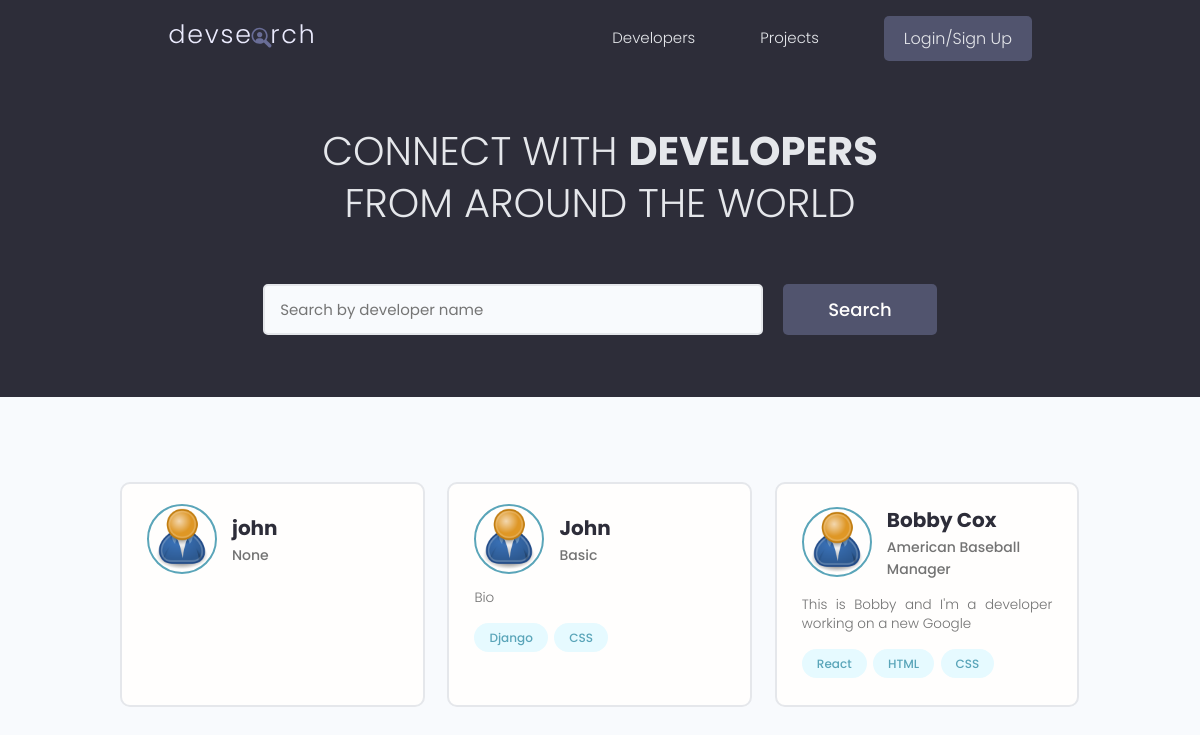
The app's page /, older data.
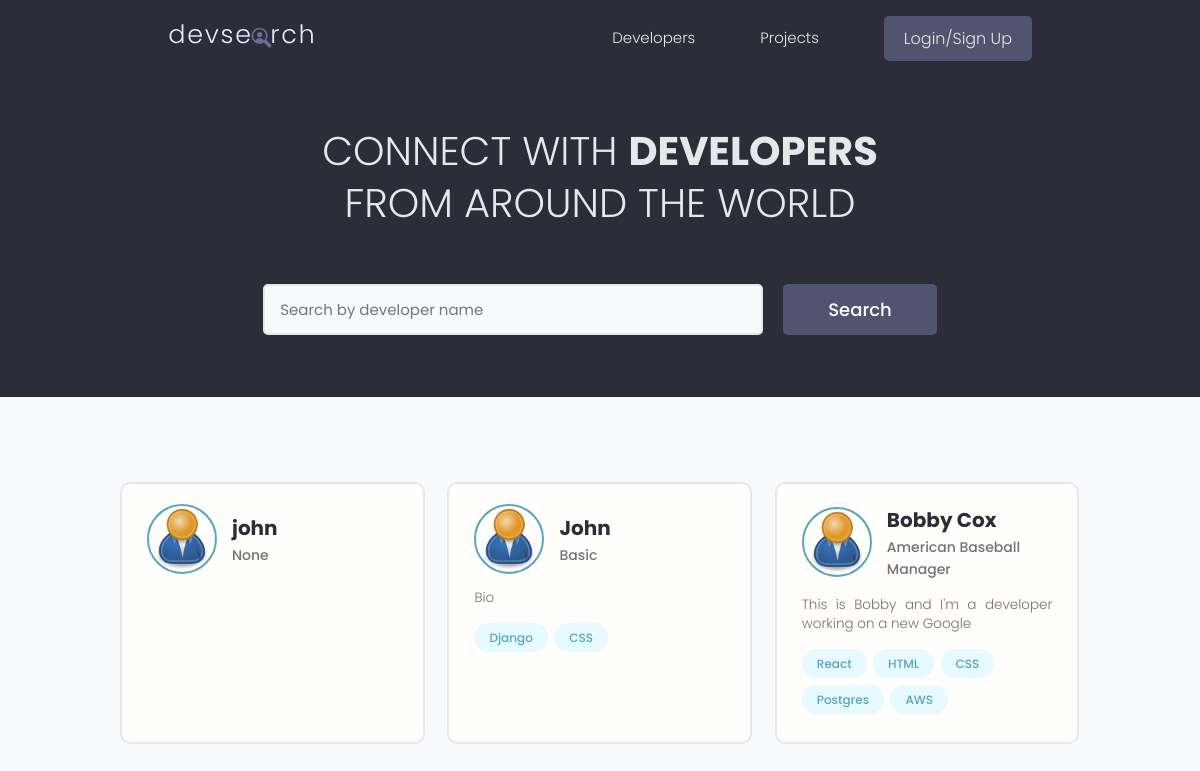
The same page, newer data.
### users/models.py (models this page shows, shortened)
class Profile(models.Model):
    user = models.OneToOneField(User, on_delete=models.CASCADE, null=True, blank=True)
    name = models.CharField(max_length=200, blank=True, null=True)
    email = models.EmailField(max_length=500, blank=True, null=True)
    username = models.CharField(max_length=200, blank=True, null=True)
    location = models.CharField(max_length=200, blank=True, null=True)
    short_intro = models.CharField(max_length=200, blank=True, null=True)
    bio = models.TextField(blank=True, null=True)
    profile_image = models.ImageField(null=True, blank=True, upload_to='profiles/', default="profiles/user-default.png")
    social_github = models.CharField(max_length=200, blank=True, null=True)
    social_twitter = models.CharField(max_length=200, blank=True, null=True)
    social_linkedin = models.CharField(max_length=200, blank=True, null=True)
    social_youtube = models.CharField(max_length=200, blank=True, null=True)
    social_website = models.CharField(max_length=200, blank=True, null=True)
    created = models.DateTimeField(auto_now_add=True)
    id = models.UUIDField(default=uuid.uuid4, unique=True, primary_key=True, editable=False)

class Skill(models.Model):
    owner = models.ForeignKey(Profile, on_delete=models.CASCADE, null=True, blank=True)
    name = models.CharField(max_length=200, blank=True, null=True)
    description = models.TextField(null=True, blank=True)
    created = models.DateTimeField(auto_now_add=True)
    id = models.UUIDField(default=uuid.uuid4, unique=True, primary_key=True, editable=False)
    def __str__(self):
        return str(self.name)

### users/views.py (the view)
# urls.py: path('', views.profiles, name="profiles"),
def profiles(request):
    profiles, search_query = searchProfiles(request)
    custom_range, profiles = paginateProfiles(request, profiles, 3)
    context = {'profiles': profiles, 'search_query': search_query, 'custom_range': custom_range}
    return render(request, 'users/profiles.html', context)

### users/utils.py (called while the page is built)
def paginateProfiles(request, profiles, results):
    page = request.GET.get('page')
    paginator = Paginator(profiles, results)
    try:
        profiles = paginator.page(page)
    except PageNotAnInteger:
        page = 1
        profiles = paginator.page(page)
    except EmptyPage:
        page = paginator.num_pages
        profiles = paginator.page(page)
    leftIndex = (int(page) - 4)
    if leftIndex < 1:
        leftIndex = 1
    rightIndex = (int(page) + 5)
    if rightIndex > paginator.num_pages:
        rightIndex = paginator.num_pages + 1
    custom_range = range(leftIndex, rightIndex)
    return custom_range, profiles

def searchProfiles(request):
    search_query = ''
    if request.GET.get('search_query'):
        search_query = request.GET.get('search_query')
    skills = Skill.objects.filter(name__icontains=search_query)
    profiles = Profile.objects.distinct().filter(
        Q(name__icontains=search_query) |
        Q(short_intro__icontains=search_query) |
        Q(skill__in=skills)
    )
    return profiles, search_query

### users/templates/users/profiles.html (shortened to what this page needs)
{% extends 'main.html' %}
{% block content %}
<main class="home">
    <section class="hero-section text-center">
      <div class="container container--narrow">
        <div class="hero-section__box">
          <h2>CONNECT WITH <span>DEVELOPERS</span></h2>
          <h2>FROM AROUND THE WORLD</h2>
        </div>
        <div class="hero-section__search">
          <form id="searchForm" class="form" action="{% url 'profiles' %}" method="get">
            <div class="form__field">
              <input class="input input--text" id="formInput#search" type="text" name="search_query"
                value="{{search_query}}" placeholder="Search by developer name" />
            </div>
            <input class="btn btn--sub btn--lg" type="submit" value="Search" />
          </form>
        </div>
      </div>
    </section>
    <section class="devlist">
      <div class="container">
        <div class="grid grid--three">
          {% for profile in profiles %}
          <div class="column card">
            <div class="dev">
              <a href="{% url 'user-profile' profile.id %}" class="card__body">
                <div class="dev__profile">
                  <img class="avatar avatar--md" src="{{ profile.profile_image.url }}" alt="image" />
                  <div class="dev__meta">
                    <h3>{{profile.name}}</h3>
                    <h5>{{profile.short_intro|slice:"60"}}</h5>
                  </div>
                </div>
                <p class="dev__info">{{profile.bio|slice:"150"}}</p>
                <div class="dev__skills">
                    {% for skill in profile.skill_set.all|slice:"5" %}
                  <span class="tag tag--pill tag--main">
                    <small>{{skill}}</small>
                  </span>
                    {% endfor%}
                </div>
              </a>
            </div>
          </div>
          {% endfor %}
        </div>
      </div>
    </section>
  </main>
{% endblock content %}

Row changes from the older to the newer data that the page shows:
added Skill: name "Postgres", shown under Profile "Bobby Cox"
added Skill: name "AWS", shown under Profile "Bobby Cox"
